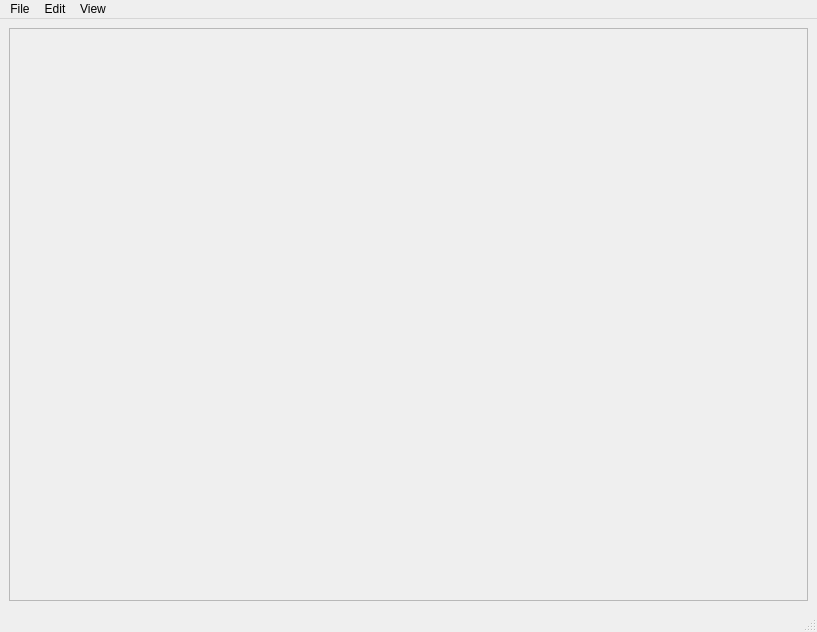
<?xml version="1.0" encoding="UTF-8"?>
<ui version="4.0">
 <class>MainWindow</class>
 <widget class="QMainWindow" name="MainWindow">
  <property name="geometry">
   <rect>
    <x>0</x>
    <y>0</y>
    <width>817</width>
    <height>632</height>
   </rect>
  </property>
  <property name="windowTitle">
   <string>MainWindow</string>
  </property>
  <widget class="QWidget" name="centralwidget">
   <layout class="QVBoxLayout" name="verticalLayout">
    <item>
     <widget class="QScrollArea" name="scrollArea">
      <property name="widgetResizable">
       <bool>false</bool>
      </property>
      <widget class="QLabel" name="imageLabel">
       <property name="geometry">
        <rect>
         <x>0</x>
         <y>0</y>
         <width>779</width>
         <height>553</height>
        </rect>
       </property>
       <property name="sizePolicy">
        <sizepolicy hsizetype="Ignored" vsizetype="Ignored">
         <horstretch>0</horstretch>
         <verstretch>0</verstretch>
        </sizepolicy>
       </property>
       <property name="text">
        <string/>
       </property>
       <property name="scaledContents">
        <bool>true</bool>
       </property>
      </widget>
     </widget>
    </item>
   </layout>
  </widget>
  <widget class="QMenuBar" name="menubar">
   <property name="geometry">
    <rect>
     <x>0</x>
     <y>0</y>
     <width>817</width>
     <height>21</height>
    </rect>
   </property>
   <widget class="QMenu" name="menuFile">
    <property name="title">
     <string>File</string>
    </property>
    <addaction name="actionLoad"/>
    <addaction name="actionOpen_Latest"/>
   </widget>
   <widget class="QMenu" name="menuEdit">
    <property name="title">
     <string>Edit</string>
    </property>
    <addaction name="actionRotate"/>
   </widget>
   <widget class="QMenu" name="menuView">
    <property name="title">
     <string>View</string>
    </property>
    <addaction name="actionZoomIn"/>
    <addaction name="actionZoomOut"/>
    <addaction name="actionFitToView"/>
    <addaction name="actionFullSize"/>
   </widget>
   <addaction name="menuFile"/>
   <addaction name="menuEdit"/>
   <addaction name="menuView"/>
  </widget>
  <widget class="QStatusBar" name="statusbar"/>
  <action name="actionLoad">
   <property name="text">
    <string>Open</string>
   </property>
  </action>
  <action name="actionOpen_Latest">
   <property name="text">
    <string>Open Latest</string>
   </property>
  </action>
  <action name="actionZoomIn">
   <property name="text">
    <string>Zoom In (Ctrl + +)</string>
   </property>
  </action>
  <action name="actionZoomOut">
   <property name="text">
    <string>Zoom Out (Ctrl + -)</string>
   </property>
  </action>
  <action name="actionFitToView">
   <property name="text">
    <string>Fit to Window (Ctrl + 0)</string>
   </property>
  </action>
  <action name="actionRotate">
   <property name="text">
    <string>Rotate (Ctrl + T)</string>
   </property>
  </action>
  <action name="actionFullSize">
   <property name="text">
    <string>Full Size</string>
   </property>
  </action>
 </widget>
 <resources/>
 <connections/>
</ui>
